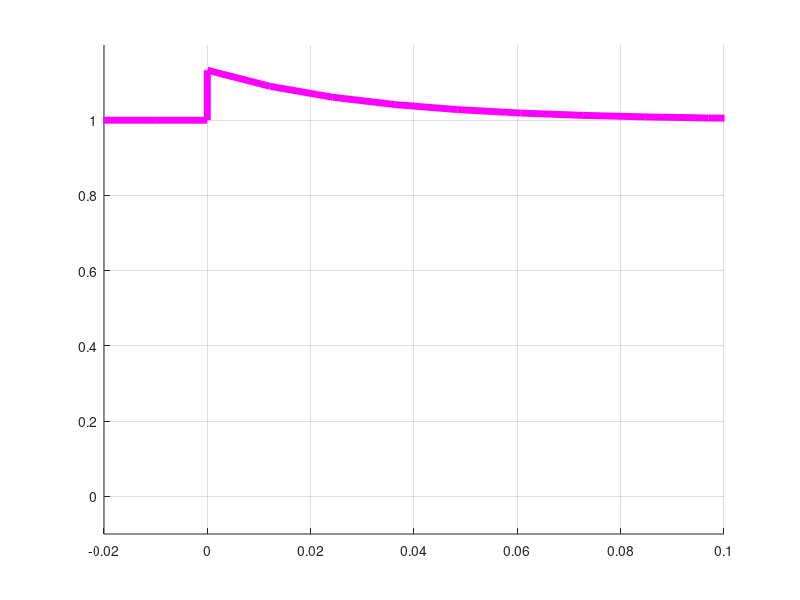

The MATLAB source for this figure: (Note: this script raises an error after producing the figure.)
%
% Brian D. Wendt
% 05 November 2015
% HW #9 Problem 6
%
clc; clear; format compact;

% Current at t<0
t0 = linspace(-1,0);
i0 = 1 + 0*t0;

% Current at t=0
x = [0 0];
y = [1 1.133];

% Current decay at t>0
t1 = linspace(0,1.2);
iR = 1 + 0.133 * exp(-t1/0.03125);

% Create figure
figure;
hold on; grid on;

% Graph it up
plot(x,y,'m','LineWidth',5)
plot(t0,i0,'m','LineWidth',5);
plot(t1,iR,'m','LineWidth',5);

% Add a text field with LaTeX string
% str = '$$ i_R(t)= $$';
% text(0.12,0.7,str,'Interpreter','latex','Color','m','FontSize',30)

% Set axes limits
xlim([-0.02 0.1]);
ylim([-0.1 1.2]);

% Move axes to origin **SAVE THIS PART!!**
ax = gca;
ax.XAxisLocation = 'origin';
ax.YAxisLocation = 'origin';

% Axis labels
xlabel('Time (s)','FontSize',16);
ylabel('Current (mA)','FontSize',16);

% Reposition axes labels
xlabh = get(gca,'xlabel');
set(xlabh,'Position',get(xlabh,'Position') - [0 .1 0]);
ylabh = get(gca,'ylabel');
set(ylabh,'Position',get(ylabh,'Position') - [.1 0 0]);

